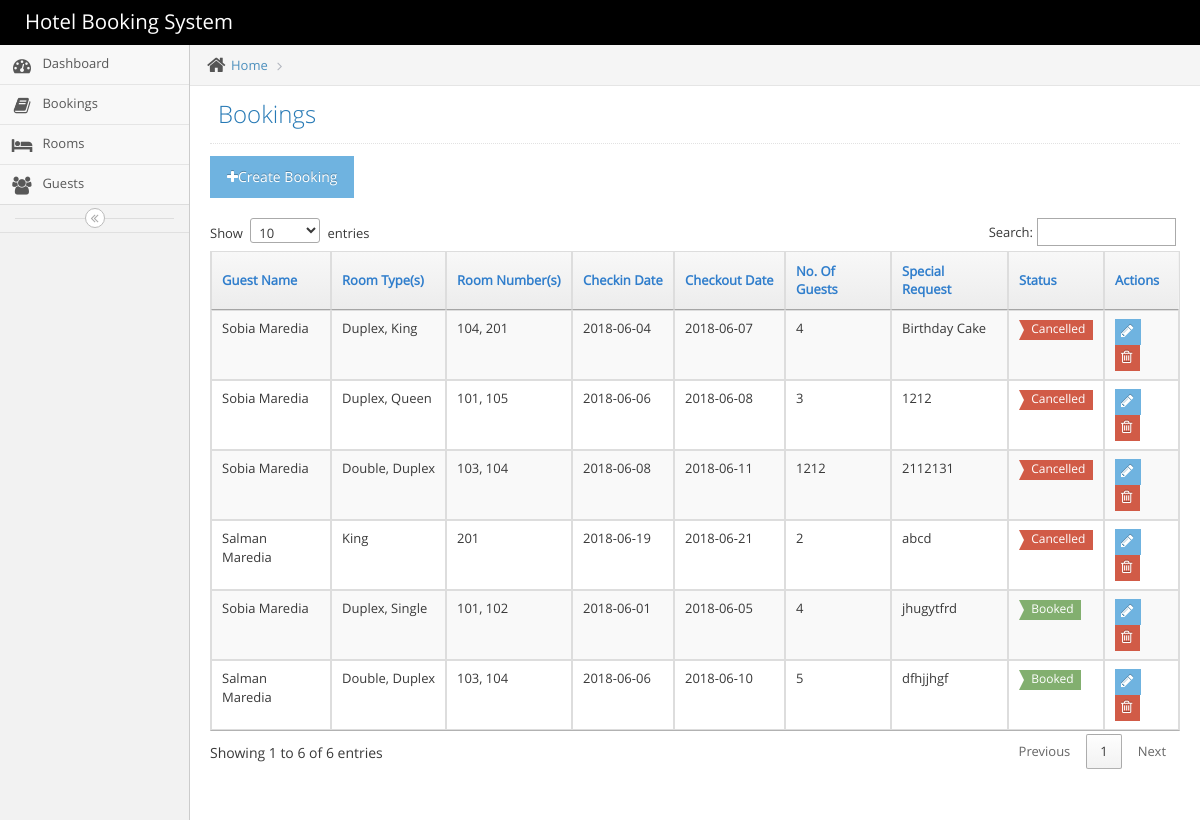
The app's page /index.php/bookings with its own data.
### tables this page shows
CREATE TABLE IF NOT EXISTS `reservation` (
  `reservationID` int(11) NOT NULL AUTO_INCREMENT,
  `guestID` int(11) NOT NULL,
  `checkinDate` date NOT NULL,
  `checkoutDate` date NOT NULL,
  `specialRequest` text,
  `noOfGuests` int(11) NOT NULL DEFAULT '1',
  `reservationIsCancelled` tinyint(1) NOT NULL DEFAULT '0',
  PRIMARY KEY (`reservationID`),
  KEY `fk_guest_id_idx` (`guestID`)
);

CREATE TABLE IF NOT EXISTS `guests` (
  `guestID` int(11) NOT NULL AUTO_INCREMENT,
  `firstName` varchar(45) NOT NULL,
  `lastName` varchar(45) NOT NULL,
  `emailAddress` varchar(45) DEFAULT NULL,
  `address` text NOT NULL,
  `phoneNo` varchar(45) NOT NULL,
  PRIMARY KEY (`guestID`)
);

### application/controllers/Bookings.php (called while the page is built, shortened)
<?php if ( ! defined('BASEPATH')) exit('No direct script access allowed');
class Bookings extends CI_Controller{
    function __construct() {
        $this->load->model('bookings/booking_model');
        $this->load->model('guests/guest_model');
        $this->load->model('rooms/room_model');
    }
    function index(){
       $data['bookings'] = $this->booking_model->getAll();
       $data['content'] = 'booking/bookings';
       $this->load->view('dashboard', $data);
    }
}
?>

### index.php (called while the page is built, shortened)
<?php
require_once BASEPATH.'core/CodeIgniter.php';

### application/models/bookings/Booking_model.php (called while the page is built, shortened)
<?php  if ( ! defined('BASEPATH')) exit('No direct script access allowed');
class Booking_model extends CI_Model{
    function getAll(){
        return $this->db->select('*,group_concat(rooms.roomID  separator ", ") as roomID, group_concat(rooms.roomNumber  separator ", ") as roomNumber, group_concat(rooms.roomType  separator ", ") as roomType')
        ->from('reservation')
        ->join('booking','booking.reservationID = reservation.reservationID')
        ->join('rooms','rooms.roomID = booking.roomID')
        ->join('guests','guests.guestID = reservation.guestID')
        ->group_by('reservation.reservationID')
        ->get()->result();
    }
}

### application/views/booking/bookings.php (the view, shortened to what this page needs)
<script src="http://ajax.googleapis.com/ajax/libs/jquery/1.7.1/jquery.min.js"></script>
<link href="http://maxcdn.bootstrapcdn.com/bootstrap/3.2.0/css/bootstrap.min.css" rel="stylesheet">
<link rel="stylesheet" href="http://cdn.datatables.net/1.10.2/css/jquery.dataTables.min.css"></style>
<link rel="stylesheet" href="<?php echo base_url(); ?>public/css/ace.css" class="ace-main-stylesheet" id="main-ace-style" />
<div class="page-header"><h1>Bookings</h1></div>
<div><a class="btn btn-info" href="<?php echo site_url();?>bookings/create"><i class="fa fa-plus white"></i>Create Booking</a></div>
<br>
<table id="simple-table" class="table table-striped table-bordered table-hover">
	<thead>
		<tr>
			<th>Guest Name</th>
            <th>Room Type(s)</th>
            <th>Room Number(s)</th>
			<th>Checkin Date</th>
            <th>Checkout Date</th>
            <th>No. Of Guests</th>
            <th>Special Request</th>
			<th>Status</th>
			<th>Actions</th>
		</tr>
	</thead>
	<tbody>
	<?php foreach ($bookings as $booking){?>
    	<tr>
    	   <td><?php echo $booking->firstName." ".$booking->lastName;?></td>
           <td><?php echo $booking->roomType;?></td>
           <td><?php echo $booking->roomNumber;?></td>
    	   <td><?php echo $booking->checkinDate;?></td>
           <td><?php echo $booking->checkoutDate;?></td>
           <td><?php echo $booking->noOfGuests;?></td>
           <td><?php echo $booking->specialRequest;?></td>
		   <?php if(!$booking->reservationIsCancelled){
			   echo '<td><span class="label label-success arrowed-in">Booked</span></td>';
		   }else{
			echo '<td><span class="label label-danger arrowed-in">Cancelled</span></td>';
		   } ?>
    	   <td align="center">
    	       <div class="hidden-sm hidden-xs btn-group">
    	           <a class="btn btn-xs btn-info" href="<?php echo site_url('bookings/edit/'.$booking->reservationID);?>">
						<i class="ace-icon fa fa-pencil bigger-120"></i>
					</a>
					<a class="btn btn-xs btn-danger" href="<?php echo site_url('bookings/cancel/'.$booking->reservationID);?>">
						<i class="ace-icon fa fa-trash-o bigger-120"></i>
					</a>
    	   </td>
    	</tr>
    	<?php
        }?>
	</tbody>
</table>

### records on screen
reservation: guestID.firstName "Sobia", guestID.lastName "Maredia", roomType "Duplex, King", roomNumber "104, 201", checkinDate "2018-06-04", checkoutDate "2018-06-07", noOfGuests "4", specialRequest "Birthday Cake", reservationIsCancelled "Cancelled"
reservation: guestID.firstName "Sobia", guestID.lastName "Maredia", roomType "Duplex, Queen", roomNumber "101, 105", checkinDate "2018-06-06", checkoutDate "2018-06-08", noOfGuests "3", specialRequest "1212", reservationIsCancelled "Cancelled"
reservation: guestID.firstName "Sobia", guestID.lastName "Maredia", roomType "Double, Duplex", roomNumber "103, 104", checkinDate "2018-06-08", checkoutDate "2018-06-11", noOfGuests "1212", specialRequest "2112131", reservationIsCancelled "Cancelled"
reservation: guestID.firstName "Salman", guestID.lastName "Maredia", roomType "King", roomNumber "201", checkinDate "2018-06-19", checkoutDate "2018-06-21", noOfGuests "2", specialRequest "abcd", reservationIsCancelled "Cancelled"
reservation: guestID.firstName "Sobia", guestID.lastName "Maredia", roomType "Duplex, Single", roomNumber "101, 102", checkinDate "2018-06-01", checkoutDate "2018-06-05", noOfGuests "4", specialRequest "jhugytfrd", reservationIsCancelled "Booked"
reservation: guestID.firstName "Salman", guestID.lastName "Maredia", roomType "Double, Duplex", roomNumber "103, 104", checkinDate "2018-06-06", checkoutDate "2018-06-10", noOfGuests "5", specialRequest "dfhjjhgf", reservationIsCancelled "Booked"
